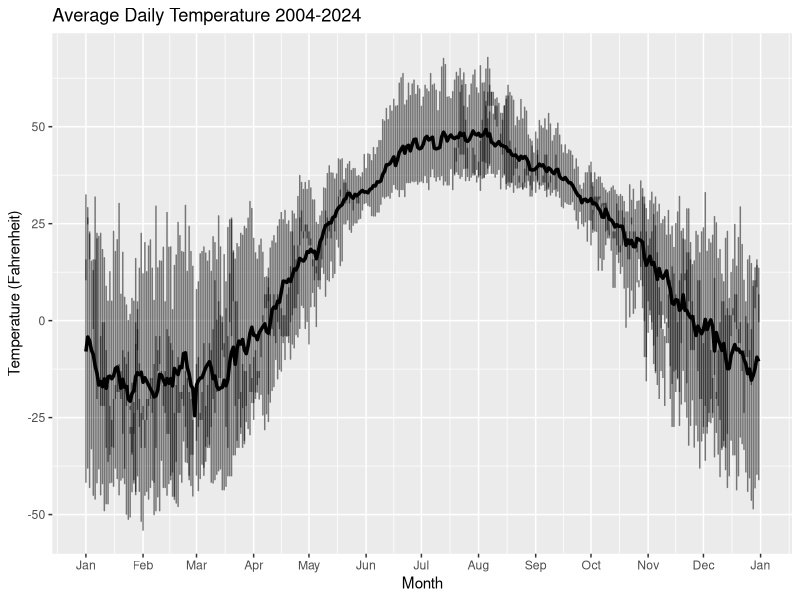
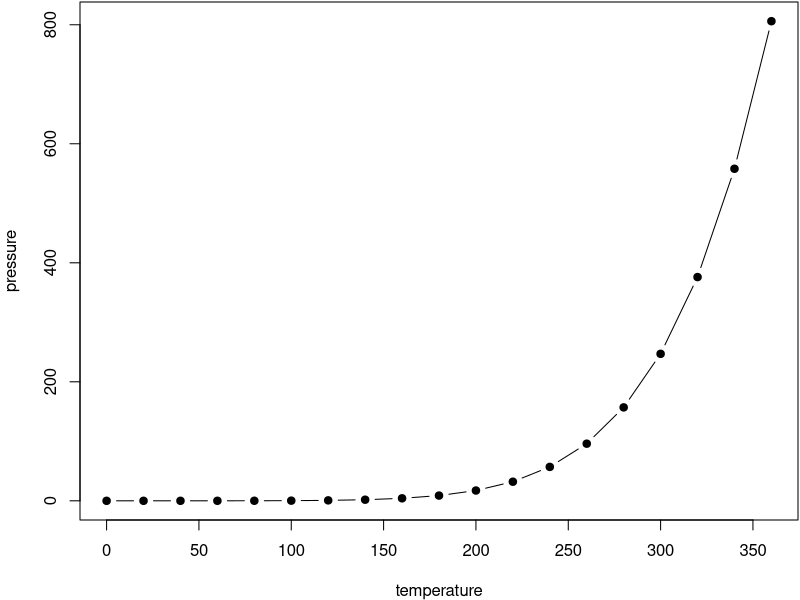

Write the R code that produced these figures, in order.
## ---- chunk 1
library(tidyr)
library(ggplot2)
library(readr)
library(dplyr)
library(tidyverse)
library(lubridate)

df1 <- read_delim("_book/dailyAvgTemp.csv", delim = "|")

data <- df1

data_long <- data %>%
  pivot_longer(cols = -c(`Water Year`, Day),
               names_to = "Month",
               values_to = "Temperature")

month_order <- c("Jan", "Feb", "Mar", "Apr", "May", "Jun", "Jul", "Aug", "Sep", "Oct", "Nov", "Dec")
data_long <- data_long %>%
  mutate(
    Month = factor(Month, levels = month_order, ordered = TRUE),
    Date = as.Date(paste("2000", Month, Day, sep = "-"), format = "%Y-%b-%d")
  )

# Calculate the average temperature for each day across all years
avg_temp <- data_long %>%
  group_by(Date) %>%
  summarise(AvgTemperature = mean(Temperature, na.rm = TRUE))

# Create the combined line graph
ggplot() +
  # Individual year lines
  geom_line(data = data_long, 
            aes(x = Date, y = Temperature), 
            alpha = 0.5) +
  # Average temperature line
  geom_line(data = avg_temp, 
            aes(x = Date, y = AvgTemperature),
            color = "black", size = 1.2) +
  scale_x_date(date_labels = "%b", date_breaks = "1 month") +
  scale_color_viridis_d(option = "plasma") +  # Color-blind friendly palette
  labs(title = "Average Daily Temperature 2004-2024",
       x = "Month",
       y = "Temperature (Fahrenheit)")
       color = "Water Year"

## ---- chunk 2
par(mar = c(4, 4, .1, .1))
plot(pressure, type = 'b', pch = 19)
## ---- chunk 3
knitr::kable(
  head(pressure, 10), caption = 'Here is a nice table!',
  booktabs = TRUE
)
